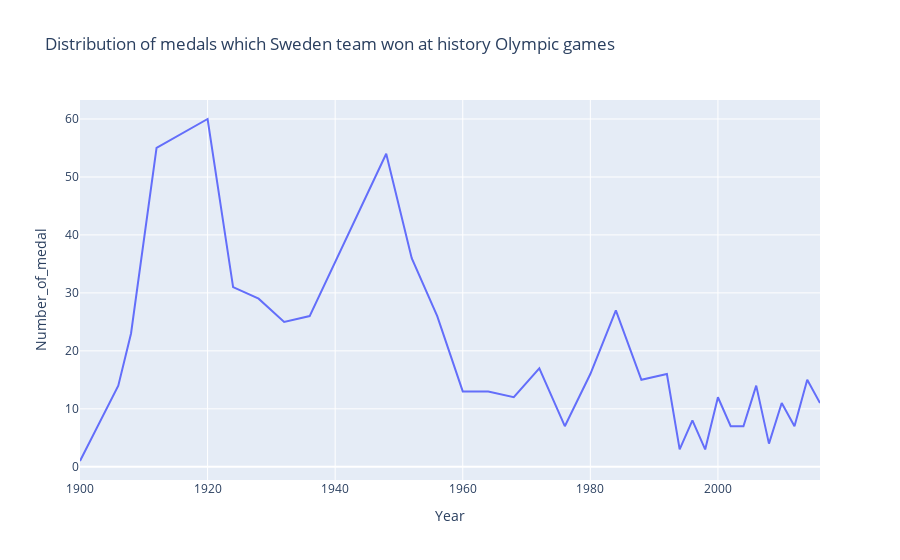

This figure's notebook cell:
### Markdown cell above
- 4:Distribution of medals which Sweden team won at history Olympic games VS Year

### Code cell
sweden_medal_year=medal["Year"][medal["Team"]=="Sweden"].value_counts()

sweden_medal_year=sweden_medal_year.reset_index()
sweden_medal_year=sweden_medal_year.rename(columns={"index":"Year",
                                                     "Year":"Number_of_medal"}
                                           )
sweden_medal_year=sweden_medal_year.sort_values(by="Year")                                           
#sweden_medal_year.head()    
fig=px.line(sweden_medal_year,x="Year",y="Number_of_medal",title=" Distribution of medals which Sweden team won at history Olympic games ")
fig.show()

### Figure 1 — Plotly figure (JSON) as saved in the notebook; plotly's stock layout.template omitted (floating-point values rounded to 4 significant figures)
{"data": [{"hovertemplate": "Year=%{x}<br>Number_of_medal=%{y}<extra></extra>", "legendgroup": "", "line": {"color": "#636efa", "dash": "solid"}, "marker": {"symbol": "circle"}, "mode": "lines", "name": "", "orientation": "v", "showlegend": false, "type": "scatter", "x": [1900, 1906, 1908, 1912, 1920, 1924, 1928, 1932, 1936, 1948, 1952, 1956, 1960, 1964, 1968, 1972, 1976, 1980, 1984, 1988, 1992, 1994, 1996, 1998, 2000, 2002, 2004, 2006, 2008, 2010, 2012, 2014, 2016], "xaxis": "x", "y": [1, 14, 23, 55, 60, 31, 29, 25, 26, 54, 36, 26, 13, 13, 12, 17, 7, 16, 27, 15, 16, 3, 8, 3, 12, 7, 7, 14, 4, 11, 7, 15, 11], "yaxis": "y"}], "layout": {"legend": {"tracegroupgap": 0}, "title": {"text": " Distribution of medals which Sweden team won at history Olympic games "}, "xaxis": {"anchor": "y", "domain": [0, 1], "title": {"text": "Year"}}, "yaxis": {"anchor": "x", "domain": [0, 1], "title": {"text": "Number_of_medal"}}}}
